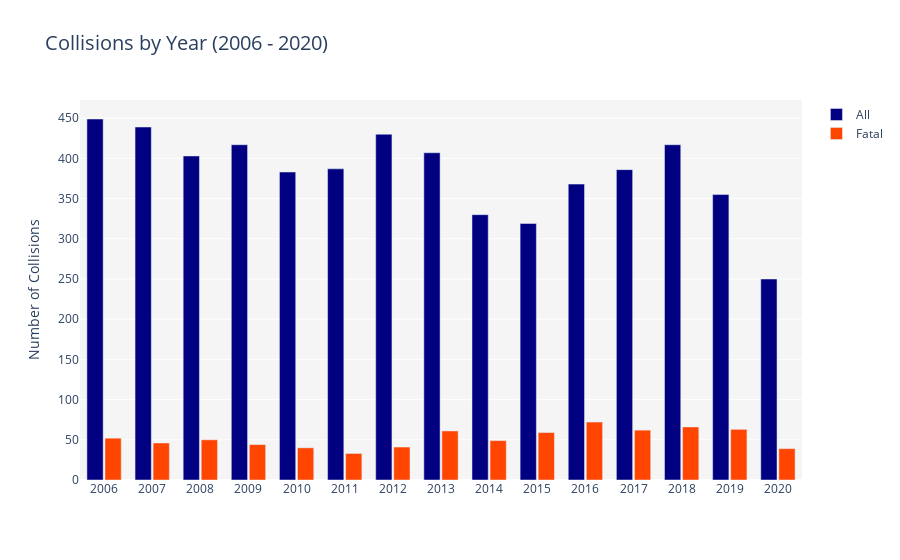

The notebook cell saved with this chart:
### Code cell
fig = {
    "data": [{"type": "bar",
              "x": fatal_year.index,
              "y": fatal_year['All Collisions'],
              "name": "All",
              "marker_color": "rgb(0, 0, 128)",
              "hoverinfo": "y"
             },
             {"type": "bar",
              "x": fatal_year.index,
              "y": fatal_year['Fatal Collisions'],
              "name": "Fatal",
              "marker_color": "rgb(255, 69, 0)",
              "hoverinfo": "y"
             }],
    "layout": {"title": {"text": "Collisions by Year (2006 - 2020)", "font_size": 20},
               "xaxis": {"tickfont_size": 12, 
                         "type": "category"},
               "yaxis": {"title": "Number of Collisions",  
                         "tickfont_size": 12},
               "barmode": "group",
               "bargap": 0.25,
               "bargroupgap": 0.1,
               "plot_bgcolor": "#F5F5F5"
              }
}

pio.show(fig)

### Figure 1 — Plotly figure (JSON) as saved in the notebook; plotly's stock layout.template omitted (floating-point values rounded to 4 significant figures)
{"data": [{"hoverinfo": "y", "marker": {"color": "rgb(0, 0, 128)"}, "name": "All", "type": "bar", "x": [2006, 2007, 2008, 2009, 2010, 2011, 2012, 2013, 2014, 2015, 2016, 2017, 2018, 2019, 2020], "y": [449, 439, 403, 417, 383, 387, 430, 407, 330, 319, 368, 386, 417, 355, 250]}, {"hoverinfo": "y", "marker": {"color": "rgb(255, 69, 0)"}, "name": "Fatal", "type": "bar", "x": [2006, 2007, 2008, 2009, 2010, 2011, 2012, 2013, 2014, 2015, 2016, 2017, 2018, 2019, 2020], "y": [52, 46, 50, 44, 40, 33, 41, 61, 49, 59, 72, 62, 66, 63, 39]}], "layout": {"bargap": 0.25, "bargroupgap": 0.1, "barmode": "group", "plot_bgcolor": "#F5F5F5", "title": {"font": {"size": 20}, "text": "Collisions by Year (2006 - 2020)"}, "xaxis": {"tickfont": {"size": 12}, "type": "category"}, "yaxis": {"tickfont": {"size": 12}, "title": {"text": "Number of Collisions"}}}}
